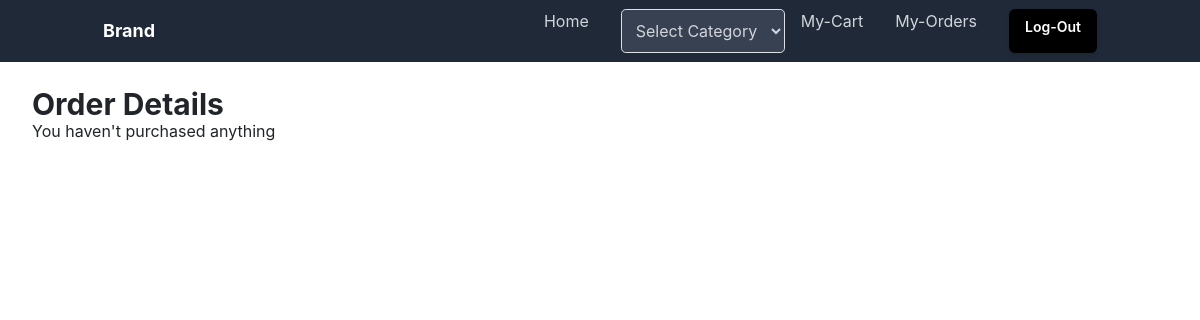
The page /orders/ (signed in) on the database as committed earlier.
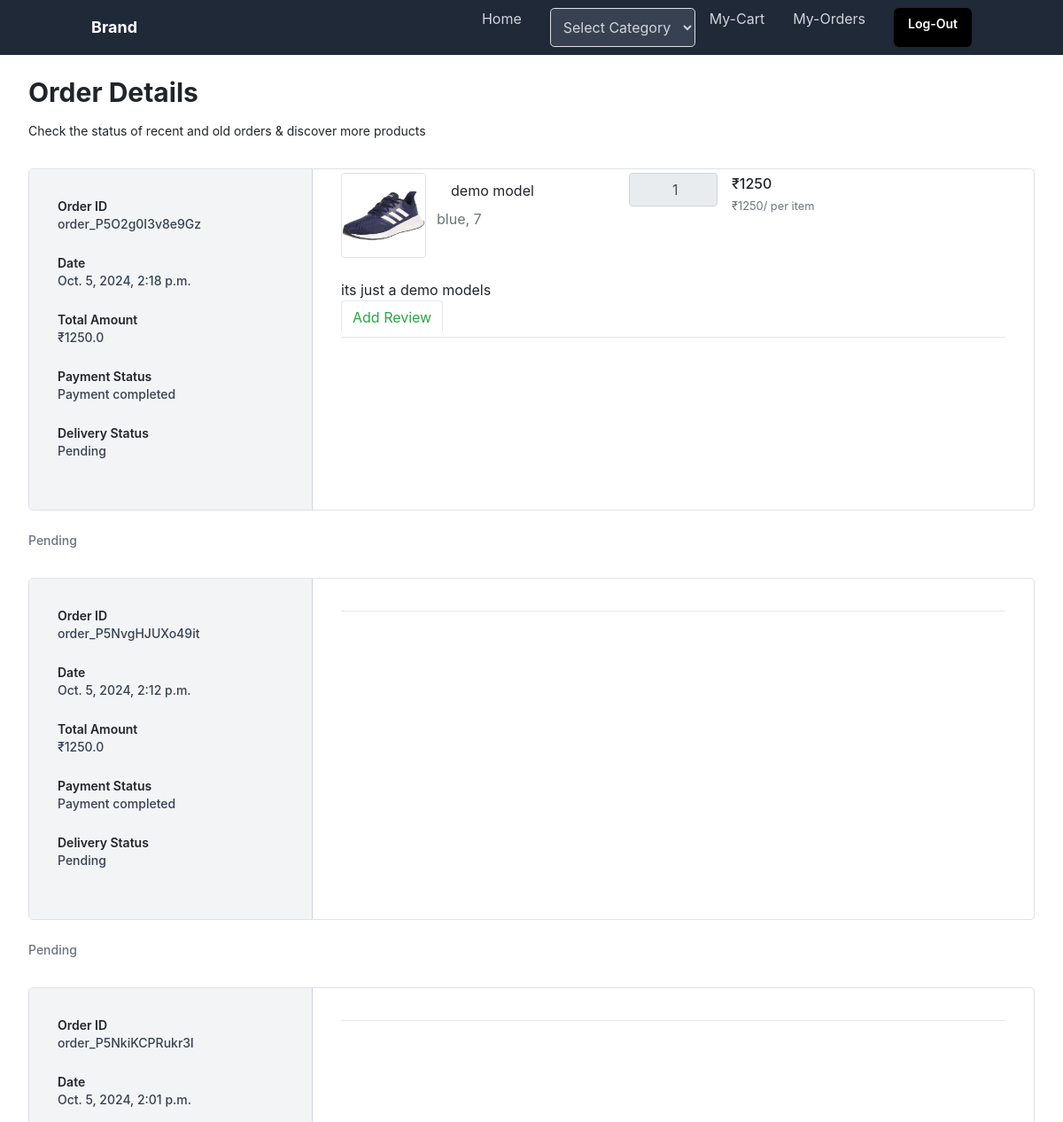
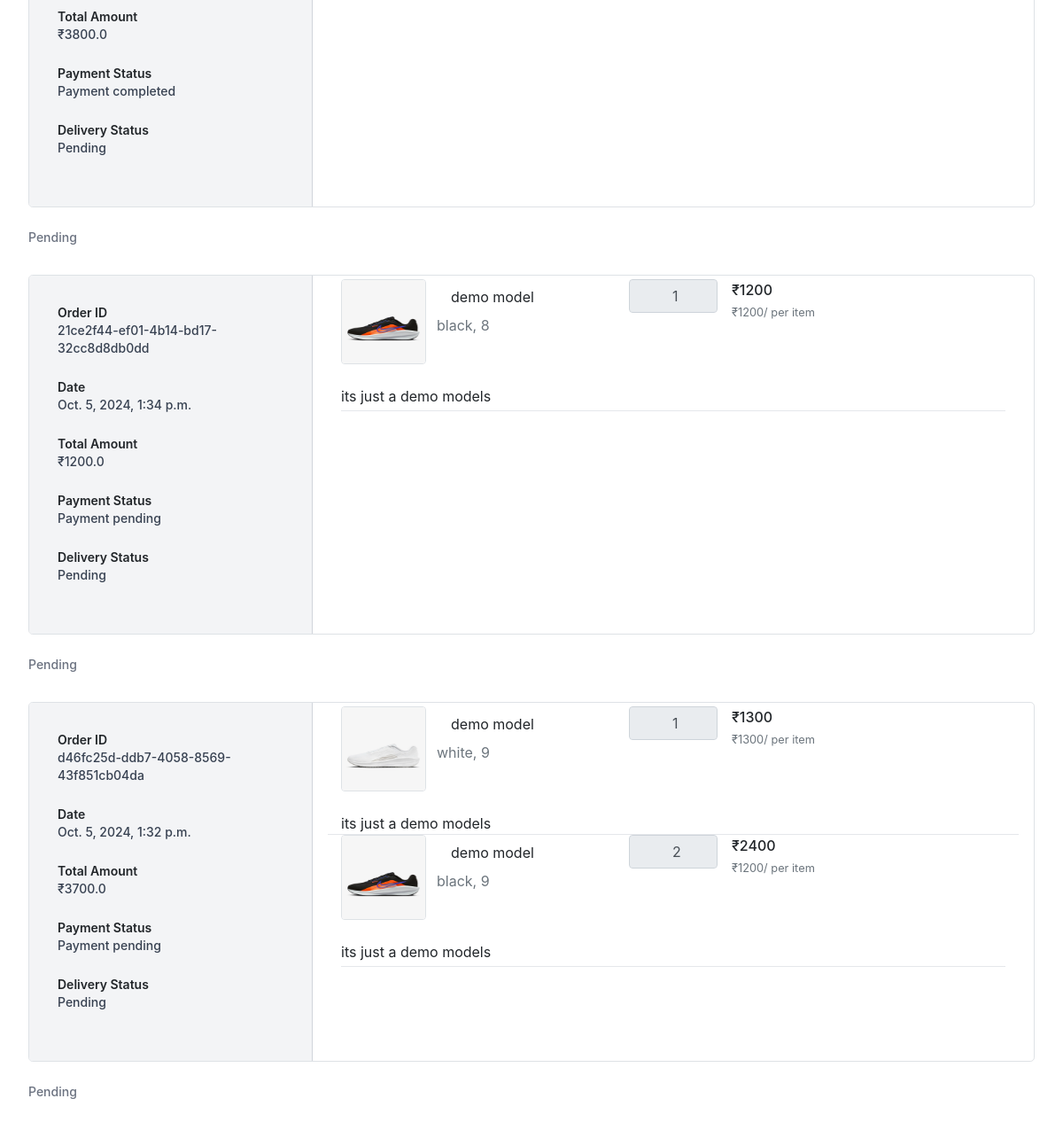
The same page on the database as committed later (2 pictures, top to bottom).
### store/models.py (models this page shows, shortened)
class OrderSummary(models.Model):
    STATUS_PENDING = 'Pending'
    STATUS_SHIPPED = 'Shipped'
    STATUS_DELIVERED = 'Delivered'
    STATUS_CANCELLED = 'Cancelled'
    STATUS_CHOICES = [
        (STATUS_PENDING, 'Pending'),
        (STATUS_SHIPPED, 'Shipped'),
        (STATUS_DELIVERED, 'Delivered'),
        (STATUS_CANCELLED, 'Cancelled'),
    ]
    user_object=models.ForeignKey(User,on_delete=models.CASCADE,related_name="orders")
    cart_items_object=models.ManyToManyField(CartItems)
    shipping_address=models.ForeignKey(ShippingAddress,on_delete=models.CASCADE)
    order_id=models.CharField(max_length=200,null=True,unique=True)
    payment_method=models.CharField(max_length=200,null=True)
    delivery_status=models.CharField(
        max_length=200,
        choices=STATUS_CHOICES,
        default=STATUS_PENDING,
    )
    is_paid=models.BooleanField(default=False)
    created_date=models.DateTimeField(auto_now_add=True)
    updated_date=models.DateTimeField(auto_now=True)
    is_active=models.BooleanField(default=True)
    total=models.FloatField(null=True)

class CartItems(models.Model):
    wishlist_object=models.ForeignKey(Cart,on_delete=models.CASCADE,related_name="cart_items")
    product_variant_object=models.ForeignKey(ProductVariant,on_delete=models.CASCADE)
    size_variant=models.PositiveIntegerField(null=True)
    quantity=models.PositiveIntegerField(null=True)
    total=models.PositiveIntegerField(null=True)
    is_order_placed=models.BooleanField(default=False)
    created_date=models.DateTimeField(auto_now_add=True)
    updated_date=models.DateTimeField(auto_now=True)
    is_active=models.BooleanField(default=True)

class ProductVariant(models.Model):
    product_object=models.ForeignKey(Product,on_delete=models.CASCADE,related_name='product_variant')
    color_variant=models.CharField(max_length=100,null=True)
    variant_img=models.ImageField(upload_to="variant_pictures",default="/product_pictures/default.png")
    price_variant=models.PositiveIntegerField()
    created_date=models.DateTimeField(auto_now_add=True)
    updated_date=models.DateTimeField(auto_now=True)
    is_active=models.BooleanField(default=True)

class Product(models.Model):
    title=models.CharField(max_length=200)
    description=models.TextField()
    brand_object=models.ForeignKey(Brand,on_delete=models.CASCADE)
    category_object=models.ForeignKey(Category,on_delete=models.CASCADE)
    owner=models.ForeignKey(User,on_delete=models.CASCADE,related_name="projects")
    thumbnail=models.ImageField(upload_to="product_pictures",default="/product_pictures/default.png")
    size_objects=models.ManyToManyField(Size)
    price=models.PositiveIntegerField()
    created_date=models.DateTimeField(auto_now_add=True)
    updated_date=models.DateTimeField(auto_now=True)
    is_active=models.BooleanField(default=True)
    def __str__(self):
        return self.title

### store/views.py (the view)
# urls.py: path('orders/',views.OrderSummaryView.as_view(),name='orders'),
class OrderSummaryView(View):
    def get(self,request,*args,**kwargs):
        orders=OrderSummary.objects.filter(user_object=request.user).order_by('-created_date')
        return render(request,'store/order_summary.html',{'orders':orders})

### store/templates/store/order_summary.html
{%extends 'store/base.html'%}
{%block main_block%}
<div class="mx-auto my-4 max-w-6xl px-2 md:my-6 md:px-0">
    <h2 class="text-3xl font-bold">Order Details</h2>
    {%if orders%}
    <div class="mt-3 text-sm">
      Check the status of recent and old orders &amp; discover more products
    </div>
    {%for o in orders%}
    {%if o.is_paid == True %}
    <div class="mt-8 flex flex-col overflow-hidden rounded-lg border border-gray-300 md:flex-row">
        <div class="w-full border-r border-gray-300 bg-gray-100 md:max-w-xs">
          <div class="p-8">
            <div class="grid grid-cols-2 sm:grid-cols-4 md:grid-cols-1">
              <div class="mb-4">
                <div class="text-sm font-semibold">Order ID</div>
                <div class="text-sm font-medium text-gray-700">{{o.order_id}}</div>
              </div>
              <div class="mb-4">
                <div class="text-sm font-semibold">Date</div>
                <div class="text-sm font-medium text-gray-700">{{o.created_date}}</div>
              </div>
              <div class="mb-4">
                <div class="text-sm font-semibold">Total Amount</div>
                <div class="text-sm font-medium text-gray-700">₹{{o.total}}</div>
              </div>
              <div class="mb-4">
                <div class="text-sm font-semibold">Payment Status</div>
                <div class="text-sm font-medium text-gray-700">{%if o.is_paid == True %}
                    Payment completed
                    {%else%}
                    Payment pending
                    {%endif%}
                </div>
                <br>
                <div class="text-sm font-semibold">Delivery Status</div>
                <div class="text-sm font-medium text-gray-700">
                    {{o.delivery_status}}
                </div>
              </div>
            </div>
          </div>
        </div>
        <div class="flex-1">
          <div class="p-8">
            <ul class="-my-7 divide-y divide-gray-200">
              {%for p in o.cart_items_object.all%}
              <div class="row gy-3 mb-4">
                <div class="col-lg-5">
                  <div class="me-lg-5">
                    <div class="d-flex">
                      <img src="{{p.product_variant_object.variant_img.url}}" class="border rounded me-3" style="width: 96px; height: 96px;" />
                      <div class="">
                        <p class="nav-link">{{p.product_variant_object.product_object}}</p>
                        <p class="text-muted">{{p.product_variant_object.color_variant}}, {{p.size_variant}}</p>
                      </div>
                    </div>
                  </div>
                </div>
                <div class="col-lg-2 col-sm-6 col-6 d-flex flex-row flex-lg-column flex-xl-row text-nowrap">
                  <div class="">
                    <input disabled style="width: 100px;" class="form-control me-4" value="        {{p.quantity}}">
                  </div>
                  <div class="">
                    <text class="h6">₹{{p.total}}</text> <br />
                    <small class="text-muted text-nowrap"> ₹{{p.product_variant_object.price_variant}}/ per item </small>
                  </div>
                </div>
                <div class="col-lg col-sm-6 d-flex justify-content-sm-center justify-content-md-start justify-content-lg-center justify-content-xl-end mb-2">
                </div>
              </div>
              {{p.product_variant_object.product_object.description}}
             <br><a class="btn btn-outline-success" href="{%url 'review-add' p.product_variant_object.id%}" >Add Review</a>
              {%endfor%}
            </ul>
            <hr class="my-8 border-t border-t-gray-200" />
          </div>
        </div>
      </div>
      <p class="mt-4 text-sm font-medium text-gray-500">
        {{o.delivery_status}}
      </p>
      {%else%}
      <div class="mt-8 flex flex-col overflow-hidden rounded-lg border border-gray-300 md:flex-row">
        <div class="w-full border-r border-gray-300 bg-gray-100 md:max-w-xs">
          <div class="p-8">
            <div class="grid grid-cols-2 sm:grid-cols-4 md:grid-cols-1">
              <div class="mb-4">
                <div class="text-sm font-semibold">Order ID</div>
                <div class="text-sm font-medium text-gray-700">{{o.order_id}}</div>
              </div>
              <div class="mb-4">
                <div class="text-sm font-semibold">Date</div>
                <div class="text-sm font-medium text-gray-700">{{o.created_date}}</div>
              </div>
              <div class="mb-4">
                <div class="text-sm font-semibold">Total Amount</div>
                <div class="text-sm font-medium text-gray-700">₹{{o.total}}</div>
              </div>
              <div class="mb-4">
                <div class="text-sm font-semibold">Payment Status</div>
                <div class="text-sm font-medium text-gray-700">{%if o.is_paid == True %}
                    Payment completed
                    {%else%}
                    Payment pending
                    {%endif%}
                </div>
                <br>
                <div class="text-sm font-semibold">Delivery Status</div>
                <div class="text-sm font-medium text-gray-700">
                    {{o.delivery_status}}
                </div>
              </div>
            </div>
          </div>
        </div>
        <div class="flex-1">
          <div class="p-8">
            <ul class="-my-7 divide-y divide-gray-200">
              {%for p in o.cart_items_object.all%}
              <div class="row gy-3 mb-4">
                <div class="col-lg-5">
                  <div class="me-lg-5">
                    <div class="d-flex">
                      <img src="{{p.product_variant_object.variant_img.url}}" class="border rounded me-3" style="width: 96px; height: 96px;" />
                      <div class="">
                        <p class="nav-link">{{p.product_variant_object.product_object}}</p>
                        <p class="text-muted">{{p.product_variant_object.color_variant}}, {{p.size_variant}}</p>
                      </div>
                    </div>
                  </div>
                </div>
                <div class="col-lg-2 col-sm-6 col-6 d-flex flex-row flex-lg-column flex-xl-row text-nowrap">
                  <div class="">
                    <input disabled style="width: 100px;" class="form-control me-4" value="        {{p.quantity}}">
                  </div>
                  <div class="">
                    <text class="h6">₹{{p.total}}</text> <br />
                    <small class="text-muted text-nowrap"> ₹{{p.product_variant_object.price_variant}}/ per item </small>
                  </div>
                </div>
                <div class="col-lg col-sm-6 d-flex justify-content-sm-center justify-content-md-start justify-content-lg-center justify-content-xl-end mb-2">
                </div>
              </div>
              {{p.product_variant_object.product_object.description}}
              {%endfor%}
            </ul>
            <hr class="my-8 border-t border-t-gray-200" />
          </div>
        </div>
      </div>
      <p class="mt-4 text-sm font-medium text-gray-500">
        {{o.delivery_status}}
      </p>
      {%endif%}
    {%endfor%}
    {%else%}
    <h3>You haven't purchased anything</h3>
    {%endif%}
  </div>
{%endblock%}

Rows that differ between the two databases and show on the page:
added OrderSummary: order_id "order_P5O2g0I3v8e9Gz", created_date "Oct. 5, 2024, 2:18 p.m.", total "1250.0", is_paid "Payment completed", delivery_status "Pending"
added CartItems: product_variant_object.variant_img (picture), product_variant_object.product_object "demo model", product_variant_object.color_variant "blue", size_variant "7", quantity "1", total "1250", product_variant_object.price_variant "1250", product_variant_object.product_object.description "its just a demo models", shown under "order_P5O2g0I3v8e9Gz"
added OrderSummary: order_id "order_P5NvgHJUXo49it", created_date "Oct. 5, 2024, 2:12 p.m.", total "1250.0", is_paid "Payment completed", delivery_status "Pending"
added OrderSummary: order_id "order_P5NkiKCPRukr3l", created_date "Oct. 5, 2024, 2:01 p.m.", total "3800.0", is_paid "Payment completed", delivery_status "Pending"
added OrderSummary: order_id "21ce2f44-ef01-4b14-bd17-32cc8d8db0dd", created_date "Oct. 5, 2024, 1:34 p.m.", total "1200.0", is_paid "Payment pending", delivery_status "Pending"
added CartItems: product_variant_object.variant_img (picture), product_variant_object.product_object "demo model", product_variant_object.color_variant "black", size_variant "8", quantity "1", total "1200", product_variant_object.price_variant "1200", product_variant_object.product_object.description "its just a demo models", shown under "21ce2f44-ef01-4b14-bd17-32cc8d8db0dd"
added OrderSummary: order_id "d46fc25d-ddb7-4058-8569-43f851cb04da", created_date "Oct. 5, 2024, 1:32 p.m.", total "3700.0", is_paid "Payment pending", delivery_status "Pending"
now on this page (row edited): CartItems: product_variant_object.variant_img (picture), product_variant_object.product_object "demo model", product_variant_object.color_variant "white", size_variant "9", quantity "1", total "1300", product_variant_object.price_variant "1300", product_variant_object.product_object.description "its just a demo models", shown under "d46fc25d-ddb7-4058-8569-43f851cb04da"
now on this page (row edited): CartItems: product_variant_object.variant_img (picture), product_variant_object.product_object "demo model", product_variant_object.color_variant "black", size_variant "9", quantity "2", total "2400", product_variant_object.price_variant "1200", product_variant_object.product_object.description "its just a demo models", shown under "d46fc25d-ddb7-4058-8569-43f851cb04da"
Other text that changed with them:
text no longer shown: "You haven't purchased anything"
text now shown: "Check the status of recent and old orders & discover more products"
